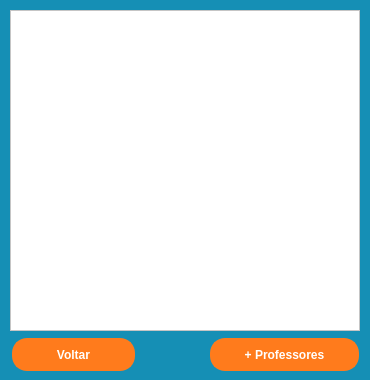
<?xml version="1.0" encoding="UTF-8"?>
<ui version="4.0">
 <class>verProfessores</class>
 <widget class="QMainWindow" name="verProfessores">
  <property name="geometry">
   <rect>
    <x>0</x>
    <y>0</y>
    <width>370</width>
    <height>380</height>
   </rect>
  </property>
  <property name="sizePolicy">
   <sizepolicy hsizetype="Fixed" vsizetype="Fixed">
    <horstretch>0</horstretch>
    <verstretch>0</verstretch>
   </sizepolicy>
  </property>
  <property name="minimumSize">
   <size>
    <width>370</width>
    <height>380</height>
   </size>
  </property>
  <property name="maximumSize">
   <size>
    <width>370</width>
    <height>380</height>
   </size>
  </property>
  <property name="windowTitle">
   <string>Professores</string>
  </property>
  <widget class="QWidget" name="centralwidget">
   <property name="styleSheet">
    <string notr="true">#centralwidget {
background-color:  rgb(21, 143, 181);
}</string>
   </property>
   <widget class="QTableView" name="table">
    <property name="geometry">
     <rect>
      <x>10</x>
      <y>10</y>
      <width>350</width>
      <height>321</height>
     </rect>
    </property>
    <property name="font">
     <font>
      <pointsize>12</pointsize>
     </font>
    </property>
    <property name="styleSheet">
     <string notr="true">QHeaderView::section {
border: 2px solid rgb(255, 123, 28);
border-radius: 15px;
background-color: rgb(255, 123, 28);
color: #fff;
font-size: 12px;
 }

QTableView {
background-color: #fff;
selection-background-color: rgb(255, 123, 28);
selection-color: #fff;
color: rgb(255, 123, 28); }</string>
    </property>
    <property name="horizontalScrollBarPolicy">
     <enum>Qt::ScrollBarAlwaysOff</enum>
    </property>
    <property name="sizeAdjustPolicy">
     <enum>QAbstractScrollArea::AdjustToContents</enum>
    </property>
    <property name="editTriggers">
     <set>QAbstractItemView::NoEditTriggers</set>
    </property>
    <property name="cornerButtonEnabled">
     <bool>false</bool>
    </property>
    <attribute name="horizontalHeaderDefaultSectionSize">
     <number>0</number>
    </attribute>
    <attribute name="horizontalHeaderMinimumSectionSize">
     <number>0</number>
    </attribute>
    <attribute name="verticalHeaderVisible">
     <bool>false</bool>
    </attribute>
    <attribute name="verticalHeaderDefaultSectionSize">
     <number>0</number>
    </attribute>
    <attribute name="verticalHeaderMinimumSectionSize">
     <number>0</number>
    </attribute>
   </widget>
   <widget class="QPushButton" name="btnVoltar">
    <property name="geometry">
     <rect>
      <x>12</x>
      <y>338</y>
      <width>123</width>
      <height>33</height>
     </rect>
    </property>
    <property name="sizePolicy">
     <sizepolicy hsizetype="Maximum" vsizetype="Expanding">
      <horstretch>0</horstretch>
      <verstretch>0</verstretch>
     </sizepolicy>
    </property>
    <property name="font">
     <font>
      <weight>75</weight>
      <bold>true</bold>
     </font>
    </property>
    <property name="focusPolicy">
     <enum>Qt::StrongFocus</enum>
    </property>
    <property name="layoutDirection">
     <enum>Qt::LeftToRight</enum>
    </property>
    <property name="styleSheet">
     <string notr="true">border: 2px solid rgb(255, 123, 28);;
border-radius: 15px;
background-color: rgb(255, 123, 28);
color: #fff;
</string>
    </property>
    <property name="text">
     <string>Voltar</string>
    </property>
   </widget>
   <widget class="QPushButton" name="btnProfessores">
    <property name="geometry">
     <rect>
      <x>210</x>
      <y>338</y>
      <width>149</width>
      <height>33</height>
     </rect>
    </property>
    <property name="sizePolicy">
     <sizepolicy hsizetype="Maximum" vsizetype="Expanding">
      <horstretch>0</horstretch>
      <verstretch>0</verstretch>
     </sizepolicy>
    </property>
    <property name="font">
     <font>
      <weight>75</weight>
      <bold>true</bold>
     </font>
    </property>
    <property name="focusPolicy">
     <enum>Qt::StrongFocus</enum>
    </property>
    <property name="layoutDirection">
     <enum>Qt::LeftToRight</enum>
    </property>
    <property name="styleSheet">
     <string notr="true">border: 2px solid rgb(255, 123, 28);;
border-radius: 15px;
background-color: rgb(255, 123, 28);
color: #fff;
</string>
    </property>
    <property name="text">
     <string>+ Professores</string>
    </property>
    <property name="icon">
     <iconset>
      <normaloff>icons/alunos.png</normaloff>icons/alunos.png</iconset>
    </property>
   </widget>
  </widget>
 </widget>
 <resources/>
 <connections/>
</ui>
